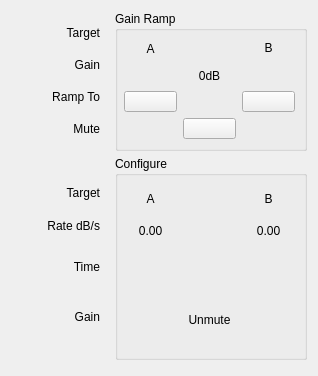
<?xml version="1.0" encoding="UTF-8"?>
<ui version="4.0">
 <class>CfgSettingGainRamp</class>
 <widget class="QWidget" name="CfgSettingGainRamp">
  <property name="geometry">
   <rect>
    <x>0</x>
    <y>0</y>
    <width>314</width>
    <height>373</height>
   </rect>
  </property>
  <property name="windowTitle">
   <string>Form</string>
  </property>
  <layout class="QHBoxLayout" name="horizontalLayout">
   <item>
    <layout class="QVBoxLayout" name="verticalLayout_2">
     <property name="bottomMargin">
      <number>5</number>
     </property>
     <item>
      <widget class="QWidget" name="widget" native="true">
       <property name="minimumSize">
        <size>
         <width>0</width>
         <height>140</height>
        </size>
       </property>
       <property name="maximumSize">
        <size>
         <width>16777215</width>
         <height>140</height>
        </size>
       </property>
       <layout class="QVBoxLayout" name="verticalLayout_3">
        <item>
         <widget class="QLabel" name="label_17">
          <property name="minimumSize">
           <size>
            <width>80</width>
            <height>0</height>
           </size>
          </property>
          <property name="maximumSize">
           <size>
            <width>80</width>
            <height>16777215</height>
           </size>
          </property>
          <property name="text">
           <string>Target</string>
          </property>
          <property name="alignment">
           <set>Qt::AlignRight|Qt::AlignTrailing|Qt::AlignVCenter</set>
          </property>
         </widget>
        </item>
        <item>
         <widget class="QLabel" name="label">
          <property name="minimumSize">
           <size>
            <width>80</width>
            <height>0</height>
           </size>
          </property>
          <property name="maximumSize">
           <size>
            <width>80</width>
            <height>16777215</height>
           </size>
          </property>
          <property name="text">
           <string>Gain</string>
          </property>
          <property name="alignment">
           <set>Qt::AlignRight|Qt::AlignTrailing|Qt::AlignVCenter</set>
          </property>
         </widget>
        </item>
        <item>
         <widget class="QLabel" name="label_2">
          <property name="minimumSize">
           <size>
            <width>80</width>
            <height>0</height>
           </size>
          </property>
          <property name="maximumSize">
           <size>
            <width>80</width>
            <height>16777215</height>
           </size>
          </property>
          <property name="text">
           <string>Ramp To</string>
          </property>
          <property name="alignment">
           <set>Qt::AlignRight|Qt::AlignTrailing|Qt::AlignVCenter</set>
          </property>
         </widget>
        </item>
        <item>
         <widget class="QLabel" name="label_3">
          <property name="minimumSize">
           <size>
            <width>80</width>
            <height>0</height>
           </size>
          </property>
          <property name="maximumSize">
           <size>
            <width>80</width>
            <height>16777215</height>
           </size>
          </property>
          <property name="text">
           <string>Mute</string>
          </property>
          <property name="alignment">
           <set>Qt::AlignRight|Qt::AlignTrailing|Qt::AlignVCenter</set>
          </property>
         </widget>
        </item>
       </layout>
      </widget>
     </item>
     <item>
      <widget class="QWidget" name="widget_2" native="true">
       <layout class="QVBoxLayout" name="verticalLayout_4">
        <property name="topMargin">
         <number>20</number>
        </property>
        <property name="bottomMargin">
         <number>15</number>
        </property>
        <item>
         <widget class="QLabel" name="label_8">
          <property name="minimumSize">
           <size>
            <width>80</width>
            <height>23</height>
           </size>
          </property>
          <property name="maximumSize">
           <size>
            <width>80</width>
            <height>23</height>
           </size>
          </property>
          <property name="text">
           <string>Target</string>
          </property>
          <property name="alignment">
           <set>Qt::AlignRight|Qt::AlignTrailing|Qt::AlignVCenter</set>
          </property>
         </widget>
        </item>
        <item>
         <widget class="QLabel" name="label_4">
          <property name="minimumSize">
           <size>
            <width>80</width>
            <height>23</height>
           </size>
          </property>
          <property name="maximumSize">
           <size>
            <width>80</width>
            <height>23</height>
           </size>
          </property>
          <property name="text">
           <string>Rate dB/s</string>
          </property>
          <property name="alignment">
           <set>Qt::AlignRight|Qt::AlignTrailing|Qt::AlignVCenter</set>
          </property>
         </widget>
        </item>
        <item>
         <widget class="QLabel" name="label_5">
          <property name="minimumSize">
           <size>
            <width>80</width>
            <height>40</height>
           </size>
          </property>
          <property name="maximumSize">
           <size>
            <width>80</width>
            <height>40</height>
           </size>
          </property>
          <property name="text">
           <string>Time</string>
          </property>
          <property name="alignment">
           <set>Qt::AlignRight|Qt::AlignTrailing|Qt::AlignVCenter</set>
          </property>
         </widget>
        </item>
        <item>
         <widget class="QLabel" name="label_6">
          <property name="minimumSize">
           <size>
            <width>80</width>
            <height>40</height>
           </size>
          </property>
          <property name="maximumSize">
           <size>
            <width>80</width>
            <height>40</height>
           </size>
          </property>
          <property name="text">
           <string>Gain</string>
          </property>
          <property name="alignment">
           <set>Qt::AlignRight|Qt::AlignTrailing|Qt::AlignVCenter</set>
          </property>
         </widget>
        </item>
       </layout>
      </widget>
     </item>
    </layout>
   </item>
   <item>
    <layout class="QVBoxLayout" name="verticalLayout">
     <property name="spacing">
      <number>5</number>
     </property>
     <property name="bottomMargin">
      <number>5</number>
     </property>
     <item>
      <widget class="QGroupBox" name="groupBox">
       <property name="minimumSize">
        <size>
         <width>0</width>
         <height>140</height>
        </size>
       </property>
       <property name="maximumSize">
        <size>
         <width>16777215</width>
         <height>140</height>
        </size>
       </property>
       <property name="title">
        <string>Gain Ramp</string>
       </property>
       <layout class="QGridLayout" name="gridLayout">
        <property name="leftMargin">
         <number>6</number>
        </property>
        <property name="topMargin">
         <number>6</number>
        </property>
        <item row="3" column="2">
         <widget class="QPushButton" name="pushButton_Mute">
          <property name="text">
           <string/>
          </property>
          <property name="checkable">
           <bool>true</bool>
          </property>
         </widget>
        </item>
        <item row="2" column="0">
         <widget class="QPushButton" name="pushButton_A">
          <property name="text">
           <string/>
          </property>
          <property name="checkable">
           <bool>true</bool>
          </property>
         </widget>
        </item>
        <item row="0" column="3">
         <widget class="QLabel" name="label_10">
          <property name="minimumSize">
           <size>
            <width>53</width>
            <height>0</height>
           </size>
          </property>
          <property name="text">
           <string>B</string>
          </property>
          <property name="alignment">
           <set>Qt::AlignCenter</set>
          </property>
         </widget>
        </item>
        <item row="0" column="0">
         <widget class="QLabel" name="label_9">
          <property name="minimumSize">
           <size>
            <width>53</width>
            <height>23</height>
           </size>
          </property>
          <property name="maximumSize">
           <size>
            <width>16777215</width>
            <height>23</height>
           </size>
          </property>
          <property name="text">
           <string>A</string>
          </property>
          <property name="alignment">
           <set>Qt::AlignCenter</set>
          </property>
         </widget>
        </item>
        <item row="1" column="2">
         <widget class="QLabel" name="label_Gain">
          <property name="minimumSize">
           <size>
            <width>53</width>
            <height>23</height>
           </size>
          </property>
          <property name="maximumSize">
           <size>
            <width>16777215</width>
            <height>23</height>
           </size>
          </property>
          <property name="text">
           <string>0dB</string>
          </property>
          <property name="alignment">
           <set>Qt::AlignCenter</set>
          </property>
         </widget>
        </item>
        <item row="2" column="3">
         <widget class="QPushButton" name="pushButton_B">
          <property name="text">
           <string/>
          </property>
          <property name="checkable">
           <bool>true</bool>
          </property>
         </widget>
        </item>
       </layout>
      </widget>
     </item>
     <item>
      <widget class="QGroupBox" name="groupBox_2">
       <property name="minimumSize">
        <size>
         <width>0</width>
         <height>204</height>
        </size>
       </property>
       <property name="title">
        <string>Configure</string>
       </property>
       <layout class="QGridLayout" name="gridLayout_2">
        <property name="leftMargin">
         <number>6</number>
        </property>
        <property name="topMargin">
         <number>6</number>
        </property>
        <property name="verticalSpacing">
         <number>4</number>
        </property>
        <item row="1" column="2">
         <widget class="QLabel" name="label_RateB">
          <property name="minimumSize">
           <size>
            <width>0</width>
            <height>23</height>
           </size>
          </property>
          <property name="maximumSize">
           <size>
            <width>16777215</width>
            <height>23</height>
           </size>
          </property>
          <property name="text">
           <string>0.00</string>
          </property>
          <property name="alignment">
           <set>Qt::AlignCenter</set>
          </property>
         </widget>
        </item>
        <item row="3" column="2" alignment="Qt::AlignHCenter">
         <widget class="ConfigGainWidget" name="dial_GainB" native="true">
          <property name="minimumSize">
           <size>
            <width>40</width>
            <height>40</height>
           </size>
          </property>
          <property name="maximumSize">
           <size>
            <width>40</width>
            <height>40</height>
           </size>
          </property>
         </widget>
        </item>
        <item row="0" column="0">
         <widget class="QLabel" name="label_11">
          <property name="minimumSize">
           <size>
            <width>53</width>
            <height>23</height>
           </size>
          </property>
          <property name="maximumSize">
           <size>
            <width>16777215</width>
            <height>23</height>
           </size>
          </property>
          <property name="text">
           <string>A</string>
          </property>
          <property name="alignment">
           <set>Qt::AlignCenter</set>
          </property>
         </widget>
        </item>
        <item row="1" column="0">
         <widget class="QLabel" name="label_RateA">
          <property name="minimumSize">
           <size>
            <width>0</width>
            <height>23</height>
           </size>
          </property>
          <property name="maximumSize">
           <size>
            <width>16777215</width>
            <height>23</height>
           </size>
          </property>
          <property name="text">
           <string>0.00</string>
          </property>
          <property name="alignment">
           <set>Qt::AlignCenter</set>
          </property>
         </widget>
        </item>
        <item row="3" column="1">
         <widget class="QLabel" name="label_22">
          <property name="minimumSize">
           <size>
            <width>53</width>
            <height>0</height>
           </size>
          </property>
          <property name="text">
           <string>Unmute</string>
          </property>
          <property name="alignment">
           <set>Qt::AlignCenter</set>
          </property>
         </widget>
        </item>
        <item row="0" column="2">
         <widget class="QLabel" name="label_12">
          <property name="minimumSize">
           <size>
            <width>53</width>
            <height>23</height>
           </size>
          </property>
          <property name="maximumSize">
           <size>
            <width>16777215</width>
            <height>23</height>
           </size>
          </property>
          <property name="text">
           <string>B</string>
          </property>
          <property name="alignment">
           <set>Qt::AlignCenter</set>
          </property>
         </widget>
        </item>
        <item row="3" column="0" alignment="Qt::AlignHCenter">
         <widget class="ConfigGainWidget" name="dial_GainA" native="true">
          <property name="minimumSize">
           <size>
            <width>40</width>
            <height>40</height>
           </size>
          </property>
          <property name="maximumSize">
           <size>
            <width>40</width>
            <height>40</height>
           </size>
          </property>
         </widget>
        </item>
        <item row="2" column="0" alignment="Qt::AlignHCenter">
         <widget class="ConfigGainWidget" name="dial_TimeA" native="true">
          <property name="minimumSize">
           <size>
            <width>40</width>
            <height>40</height>
           </size>
          </property>
          <property name="maximumSize">
           <size>
            <width>40</width>
            <height>40</height>
           </size>
          </property>
         </widget>
        </item>
        <item row="2" column="1" alignment="Qt::AlignHCenter">
         <widget class="ConfigGainWidget" name="dial_TimeMute" native="true">
          <property name="minimumSize">
           <size>
            <width>40</width>
            <height>40</height>
           </size>
          </property>
          <property name="maximumSize">
           <size>
            <width>40</width>
            <height>40</height>
           </size>
          </property>
         </widget>
        </item>
        <item row="2" column="2" alignment="Qt::AlignHCenter">
         <widget class="ConfigGainWidget" name="dial_TimeB" native="true">
          <property name="minimumSize">
           <size>
            <width>40</width>
            <height>40</height>
           </size>
          </property>
          <property name="maximumSize">
           <size>
            <width>40</width>
            <height>40</height>
           </size>
          </property>
         </widget>
        </item>
       </layout>
      </widget>
     </item>
    </layout>
   </item>
  </layout>
 </widget>
 <customwidgets>
  <customwidget>
   <class>ConfigGainWidget</class>
   <extends>QWidget</extends>
   <header>customWidget/configgainwidget.h</header>
   <container>1</container>
  </customwidget>
 </customwidgets>
 <resources/>
 <connections/>
</ui>
